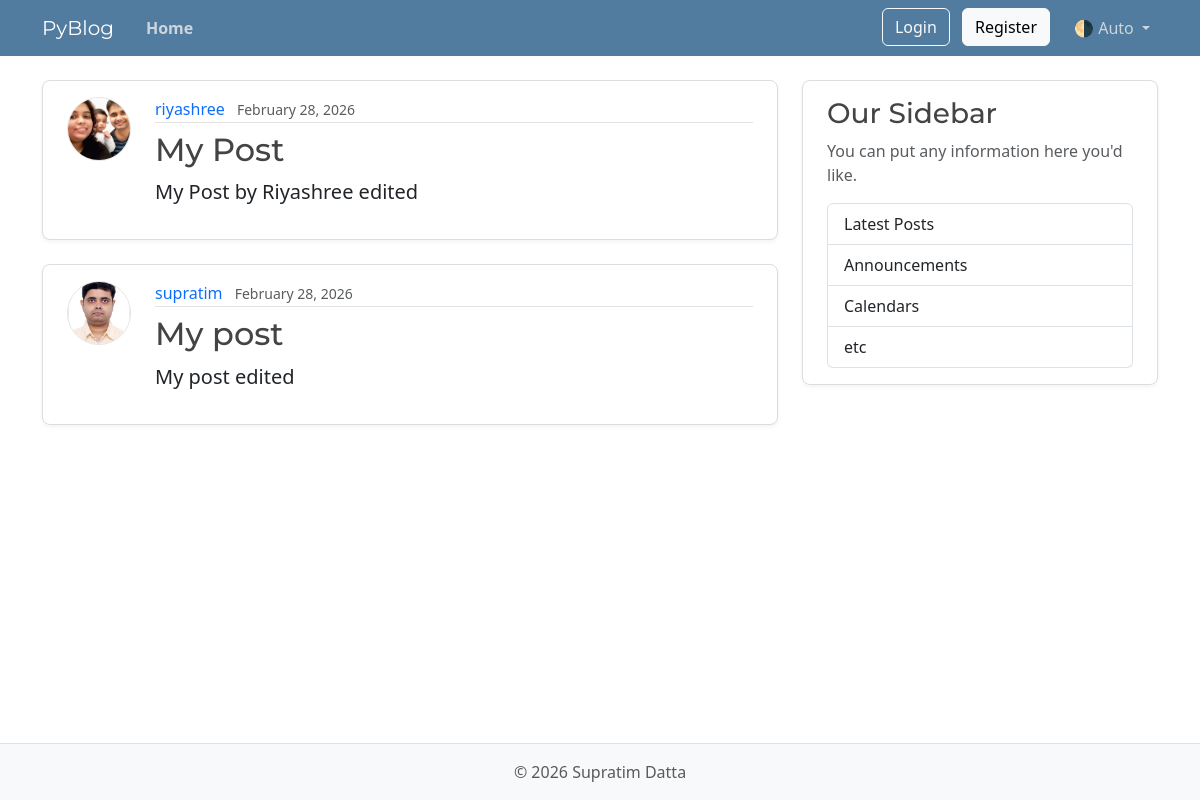
The page /posts on the database its author committed.
### models.py (models this page shows, shortened)
class Post(Base):
    __tablename__ = "posts"
    id: Mapped[int] = mapped_column(Integer, primary_key=True, index=True)
    title: Mapped[str] = mapped_column(String(100), nullable=False)
    content: Mapped[str] = mapped_column(Text, nullable=False)
    user_id: Mapped[int] = mapped_column(
        ForeignKey("users.id"),
        nullable=False,
        index=True,
    )
    date_posted: Mapped[datetime] = mapped_column(
        DateTime(timezone=True),
        default=lambda: datetime.now(UTC),
    )
    author: Mapped[User] = relationship(back_populates="posts")

class User(Base):
    __tablename__ = "users"
    id: Mapped[int] = mapped_column(Integer, primary_key=True, index=True)
    username: Mapped[str] = mapped_column(String(50), unique=True, nullable=False)
    email: Mapped[str] = mapped_column(String(120), unique=True, nullable=False)
    password_hash: Mapped[str] = mapped_column(String(200), nullable=False)
    image_file: Mapped[str | None] = mapped_column(
        String(200),
        nullable=True,
        default=None,
    )
    posts: Mapped[list[Post]] = relationship(
        back_populates="author",
        cascade="all, delete-orphan",
    )

### main.py (the view)
@app.get("/", include_in_schema=False, name="home")
@app.get("/posts", include_in_schema=False, name="posts")
async def home(request: Request, db: Annotated[AsyncSession, Depends(get_db)]):
    result = await db.execute(
        select(models.Post)
        .options(selectinload(models.Post.author))
        .order_by(models.Post.date_posted.desc()),
    )
    posts = result.scalars().all()
    return templates.TemplateResponse(
        request,
        "home.html",
        {"posts": posts, "title": "Home"},
    )

### templates/home.html
{% extends "layout.html" %}
{% block content %}
  {% for post in posts %}
    <article class="content-section py-3 px-4 mb-4">
      <div class="d-flex align-items-start gap-4">
        <img class="rounded-circle article-img flex-shrink-0"
             src="{{ post.author.image_path }}"
             alt="{{ post.author.username }}'s profile picture"
             width="64"
             height="64"
             loading="lazy">
        <div class="flex-grow-1">
          <div class="article-metadata mb-2">
            <a class="me-2" href="{{ url_for("user_posts", user_id=post.author.id) }}">{{ post.author.username }}</a>
            <small class="text-body-secondary">{{ post.date_posted.strftime("%B %d, %Y") }}</small>
          </div>
          <h2>
            <a class="article-title" href="{{url_for("post_page",post_id=post.id)}}">{{ post.title }}</a>
          </h2>
          <p class="article-content">{{ post.content }}</p>
        </div>
      </div>
    </article>
  {% endfor %}
{% endblock content %}

### templates/layout.html (shortened to what this page needs)
<!DOCTYPE html>
<html lang="en">
    <head>
        <link href="https://cdn.jsdelivr.net/npm/bootstrap@5.3.8/dist/css/bootstrap.min.css"
              rel="stylesheet"
>
        <link rel="stylesheet"
              type="text/css"
              href="{{ url_for("static", path='css/main.css') }}">
    </head>
    <body class="d-flex flex-column min-vh-100">
        <header class="site-header">
            <nav class="navbar navbar-expand-md bg-steel fixed-top"
                 data-bs-theme="dark">
                <div class="container">
                    <a class="navbar-brand me-4" href="{{ url_for("home") }}">PyBlog</a>
                    <div class="collapse navbar-collapse" id="navbarToggle">
                        <div class="navbar-nav me-auto">
                            <a class="nav-link active"
                               aria-current="page"
                               href="{{ url_for("home") }}">Home</a>
                        </div>
                        <div class="navbar-nav">
                            <div id="loggedOutNav">
                                <a class="btn btn-outline-light mb-2 mb-md-0 me-md-2"
                                   href="{{ url_for("login_page") }}">Login</a>
                                <a class="btn btn-light mb-2 mb-md-0 me-md-3"
                                   href="{{ url_for("register_page") }}">Register</a>
                            </div>
                            <div class="nav-item dropdown">
                                <a class="nav-link dropdown-toggle"
                                   href="#"
                                   role="button"
                                   id="bd-theme"
                                   data-bs-toggle="dropdown"
                                   aria-expanded="false">
                                    <span id="bd-theme-text">🌗 Auto</span>
                                </a>
                            </div>
                        </div>
                    </div>
                </div>
            </nav>
        </header>
        <main role="main" class="container">
            <div class="row">
                <div class="col-md-8">
                    {% block content %}
                    {% endblock content %}
                </div>
                <aside class="col-md-4">
                    <div class="content-section py-3 px-4 mb-4">
                        <h3>Our Sidebar</h3>
                        <p class="text-body-secondary">You can put any information here you'd like.</p>
                        <ul class="list-group">
                            <li class="list-group-item">Latest Posts</li>
                            <li class="list-group-item">Announcements</li>
                            <li class="list-group-item">Calendars</li>
                            <li class="list-group-item">etc</li>
                        </ul>
                    </div>
                </aside>
            </div>
        </main>
        <footer class="mt-auto py-3 bg-body-tertiary border-top">
            <div class="container text-center">
                <p class="text-body-secondary mb-0">
                    © <span id="year"></span> Supratim Datta
                </p>
            </div>
        </footer>
    </body>
</html>

### static/css/main.css (style rules this page uses)
:root { --font-heading: "Montserrat", system-ui, -apple-system, BlinkMacSystemFont, sans-serif; --font-body: "Nunito", system-ui, -apple-system, BlinkMacSystemFont, sans-serif; --color-bg-body: #fafafa; --color-bg-content: #ffffff; --color-text-primary: #333333; --color-text-heading: #444444; --color-steel: #527c9f; --color-nav-link: #cbd5db; --color-nav-link-hover: #ffffff; --color-link-hover: #428bca; --color-border: #dddddd; --color-border-light: #e3e3e3; --spacing-xl: 5rem; --article-img-size: 4rem; --account-img-size: 7.813rem; }
main { padding-top: var(--spacing-xl); }
h1, h2, h3, h4, h5, h6 { font-family: var(--font-heading); color: var(--color-text-heading); }
.navbar-brand { font-family: var(--font-heading); }
a { text-decoration: none; }
.bg-steel { background-color: var(--color-steel); }
.site-header .navbar-nav .nav-link { color: var(--color-nav-link); transition: color 0.2s ease-in-out; }
.site-header .navbar-nav .nav-link.active { font-weight: 600; }
.content-section { background: var(--color-bg-content); border: 1px solid var(--color-border); border-radius: 0.5rem; box-shadow: 0 2px 4px rgba(15, 23, 42, 0.05); transition: box-shadow 0.15s ease, transform 0.15s ease, border-color 0.15s ease; }
.article-title { color: var(--color-text-heading); transition: color 0.2s ease-in-out; }
.article-content { white-space: pre-line; font-size: 1.25rem; }
.article-img { height: var(--article-img-size); width: var(--article-img-size); flex-shrink: 0; object-fit: cover; border: 1px solid var(--color-border-light); box-shadow: 0 0 0 2px var(--color-bg-content); }
.article-metadata { padding-bottom: 0.063rem; border-bottom: 1px solid var(--color-border-light); }
.article-metadata a { transition: color 0.2s ease-in-out; }
[data-bs-theme="dark"] { --color-bg-body: #1a1a1a; --color-bg-content: #2d2d2d; --color-text-primary: #e0e0e0; --color-text-heading: #f0f0f0; --color-border: #404040; --color-border-light: #4a4a4a; }

### rows shown on the page
Post: author.image_path (picture), author.username "riyashree", date_posted "February 28, 2026", title "My Post", content "My Post by Riyashree edited"
Post: shows a picture, author.username "supratim", date_posted "February 28, 2026", title "My post", content "My post edited"
